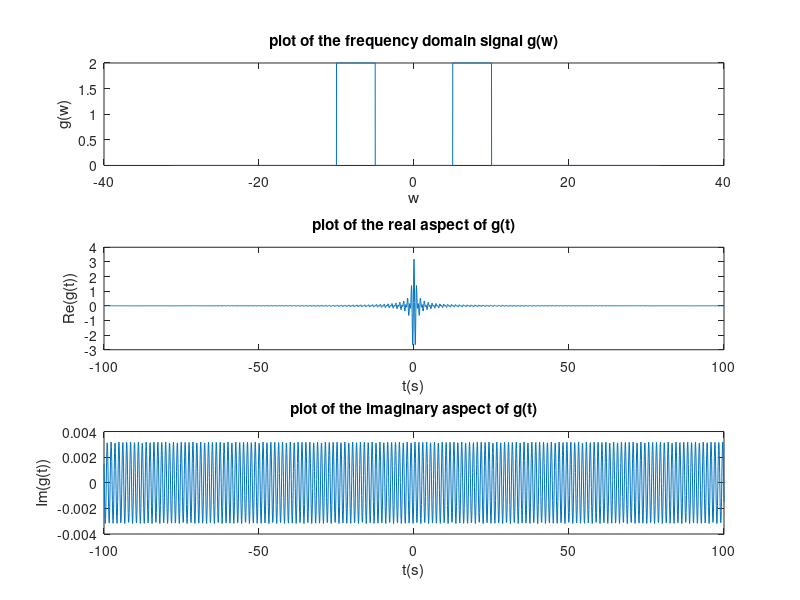
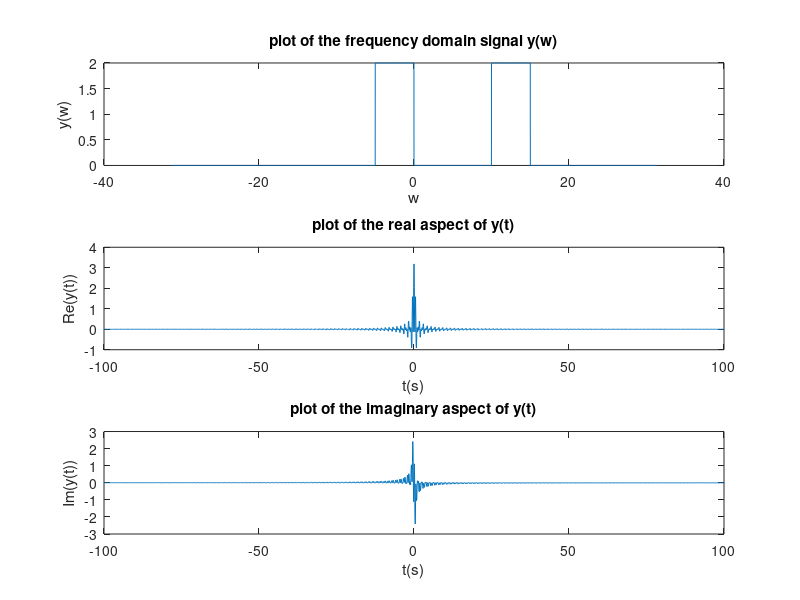

Reproduce these figures in MATLAB, in order.
%lab5 problem 1: A time domain real-signalx(t)has a Fourier Transform 
%property of X(ω)= X*(-ω). Consider the following frequency domain 
%description of a signal G(ω):G(ω)=2,5≤ω≤100,elsewhere⎧⎨⎪⎩⎪.
%(a)Evaluate g(t)using the definition of Inverse Fourier Transformation
%g(t)=12πG(ω)ejωtdω−∞∞∫⎛⎝⎜⎞⎠⎟Plot G(ω),Re(g(t)),and Im(g(t))in a 3x1 
%subplot for the intervalω=-31.4:0.01:31.4and t=-100:0.1:100.
%(b)Now consider Y(ω)=G(ω-5). Plot Y(ω), Re(y(t)), and Im(y(t))in a 3x1 
%subplot with the same intervals. (c)Are g(t)and y(t)real-signal or 
%complex signal?
clear
close all
w = -31.4:.01:31.4;
t = -100:0.1:100;
gw  =  2 .* (abs(w)>=5 & abs(w)<=10);
yw = 2 .* (abs(w-5)>=5 & abs(w-5)<=10);
i = 0;
for st = -100:0.1:100;
    i = i + 1;
    gt(i) = (1 / (2 * pi)) .* trapz(w, gw .* exp(j .* w .* st));
    yt(i) = (1 / (2 * pi)) .* trapz(w, yw .* exp(j .* w .* st));
end
%plotting part a
figure(1)
subplot(3,1,1);
plot(w, gw)
title('plot of the frequency domain signal g(w)')
xlabel('w')
ylabel('g(w)')
subplot(3,1,2);
plot(t, real(gt))
title('plot of the real aspect of g(t)')
xlabel('t(s)')
ylabel('Re(g(t))')
subplot(3,1,3);
plot(t, imag(gt))
title('plot of the imaginary aspect of g(t)')
xlabel('t(s)')
ylabel('Im(g(t))')
%plotting part b
figure(2)
subplot(3,1,1);
plot(w, yw)
title('plot of the frequency domain signal y(w)')
xlabel('w')
ylabel('y(w)')
subplot(3,1,2);
plot(t, real(yt))
title('plot of the real aspect of y(t)')
xlabel('t(s)')
ylabel('Re(y(t))')
subplot(3,1,3);
plot(t, imag(yt))
title('plot of the imaginary aspect of y(t)')
xlabel('t(s)')
ylabel('Im(y(t))')


